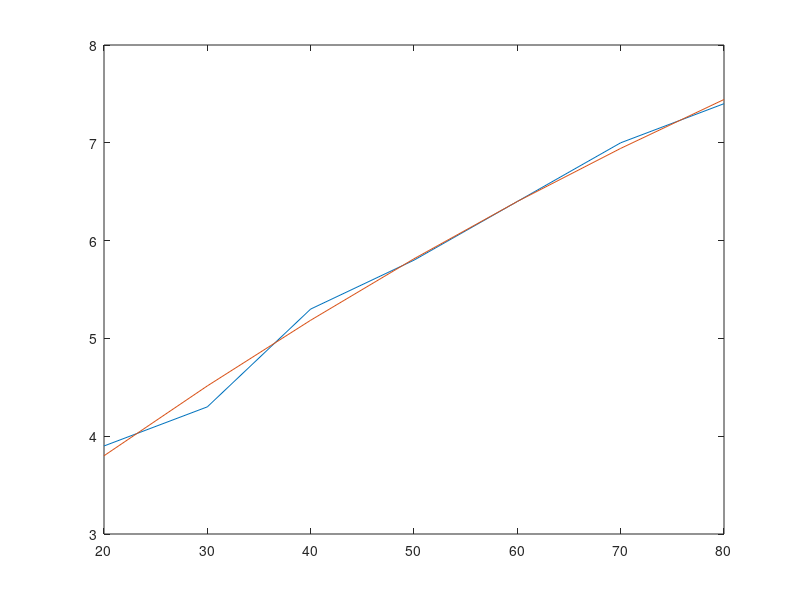

MATLAB code for this plot: (Note: this script raises an error after producing the figure.)
clear;
power= [80 70 60 50 40 30 20];
sensor= [7.4 7 6.4 5.8 5.3 4.3 3.9];

pfit = polyfit(power, sensor, 2);

figure;
plot(power,sensor);
hold on;
plot(power, polyval(pfit, power));

meanOfSensor = mean(sensor);


% 
handle = EV3();
handle.connect('bt', 'serPort', '/dev/rfcomm1');
% 
m1 = handle.motorA;
m2 = handle.motorD;
s1 = handle.sensor4;

m1.power = -85;
m1.brakeMode = 'Coast';

m1.syncedStart(m2, 'turnRatio', 0);

%Wait for distance to be less than 40cm + 7cm(construction)

while(s1.value > 40 + polyval(pfit, m1.power * -1))
end

m1.syncedStop();

display(s1.value);

handle.disconnect();




